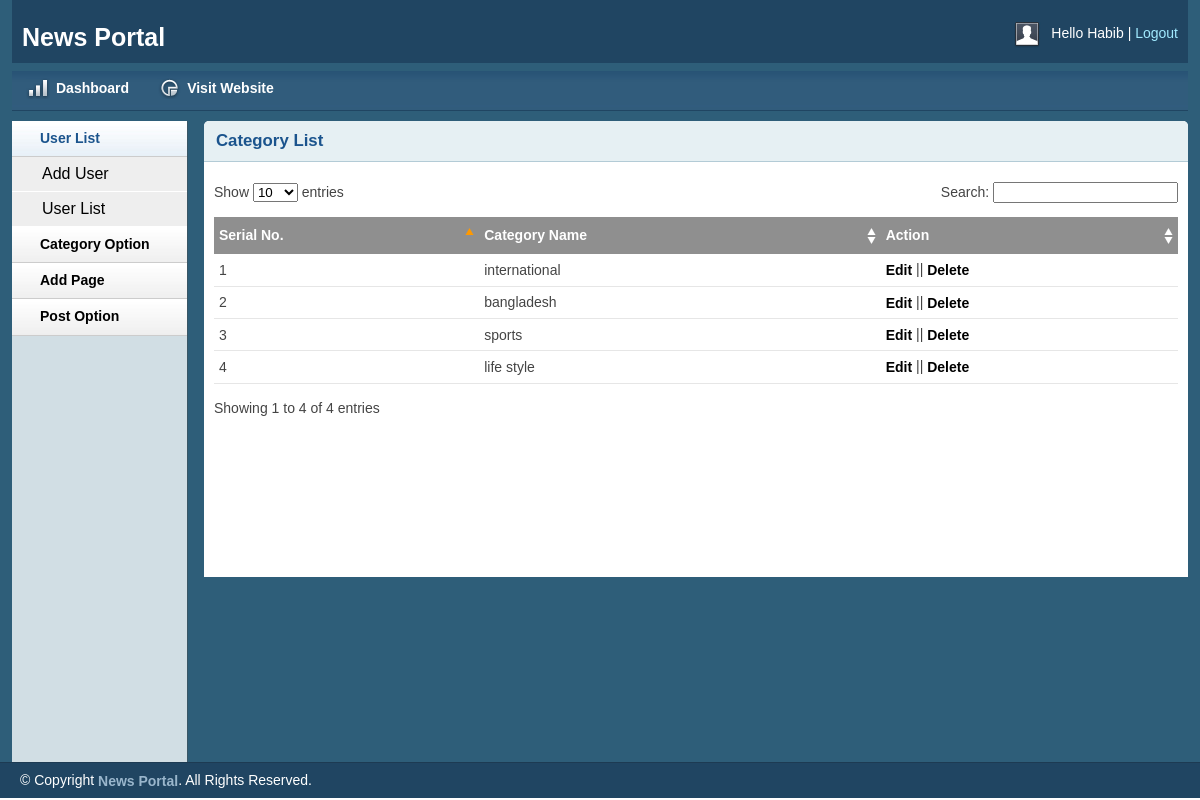
The app's page /php/src/admin/catlist.php (signed in) with its own data.
### tables this page shows
CREATE TABLE `category` (
  `cat_id` int(11) NOT NULL,
  `cat_name` varchar(20) DEFAULT NULL
);

### php/src/lib/Database.php (called while the page is built, shortened)
<?php
Class Database{
	public $host   = DB_HOST;
	public $user   = DB_USER;
	public $pass   = DB_PASS;
	public $dbname = DB_NAME;
	public $link;
	private function connectDB(){
	$this->link = new mysqli($this->host, $this->user, $this->pass, $this->dbname);
 }
	public function select($query){
		$result = $this->link->query($query) or die($this->link->error.__LINE__);
		if($result->num_rows > 0){
			return $result;
		} else {
			return false;
		}
	}
}

### php/src/admin/catlist.php (the view, shortened to what this page needs)
<?php include"inc/header.php"; ?>
        <div class="grid_10">
            <div class="box round first grid">
                <h2>Category List</h2>
                <div class="block">
                    <table class="data display datatable" id="example">
					<thead>
						<tr>
							<th>Serial No.</th>
							<th>Category Name</th>
							<th>Action</th>
						</tr>
					</thead>
					<tbody>
					 <?php
					 	$query="SELECT * FROM category";
						 $category=$db->select($query);
						 if($category){
							 $i=0;
							 while($result=$category->fetch_assoc()){
								 $i++;
					 ?>
						<tr class="odd gradeX">
							<td><?php echo $i;?></td>
							<td><?php echo $result['cat_name'];?></td>
							<td><a href="editcat.php?editcatid=<?php echo $result['cat_id'];?>">Edit</a> || <a href="catlist.php?delcatid=<?php echo $result['cat_id'];?>">Delete</a></td>
						</tr>
						<?php }
						 }else{
						    echo "No category to Display";
						 }
						?>
					</tbody>
				</table>
               </div>
            </div>
        </div>
<?php include"inc/footer.php"; ?>

### php/src/admin/css/layout.css (style rules this page uses)
body { background: #fff none repeat scroll 0 0; color: #444; font-size: 14px; padding: 0; }
a { color: #000; font-weight:bold; text-decoration: none; }
h1, h2, h3, h4, h5, h6 { line-height:1.2em; margin-bottom:.3em; }
h2 { margin-top:1em; }
.box { background:#fff; margin-bottom:20px; padding:10px 10px 10px 10px; margin-left:-8px; }
.box.grid { padding-bottom:40px; }
.box.round { -moz-border-radius: 5px 5px 0px 0px; -webkit-border-radius: 5px 5px 0px 0px; border-radius: 5px 5px 0px 0px; }
.box h2 { font-size:1.2em; font-weight:bold; color:#1B548D; background:#E6F0F3; margin:-10px -10px 0 -10px; padding:10px 12px; border-bottom:1px solid #B3CBD6; -moz-border-radius: 5px 5px 0px 0px; -webkit-border-radius: 5px 5px 0px 0px; border-radius: 5px 5px 0px 0px; }
.box.first { min-height: 406px; }
.block { padding-top:20px; }
.block { padding-bottom:1px; }
table.display { margin: 0 auto; clear: both; width: 100%; }
.sorting_asc { background: #8f8f8f url(../img/table/sort_asc.png) no-repeat center right; padding:8px 5px; text-align:left; color:#fff; }
.sorting { background:#8f8f8f url(../img/table/sort_both.png) no-repeat center right; padding:8px 5px; text-align:left; color:#fff; }
tr.odd { height: 30px; line-height: 30px; border-bottom:1px solid #e6e6e6; }
tr.even { height: 30px; line-height: 30px; border-bottom:1px solid #e6e6e6; }
tr.odd td, tr.even td { padding-left:5px; }

### records on screen
category: cat_name "international"
category: cat_name "bangladesh"
category: cat_name "sports"
category: cat_name "life style"

### other values on screen
Session::get("name") "Habib"
